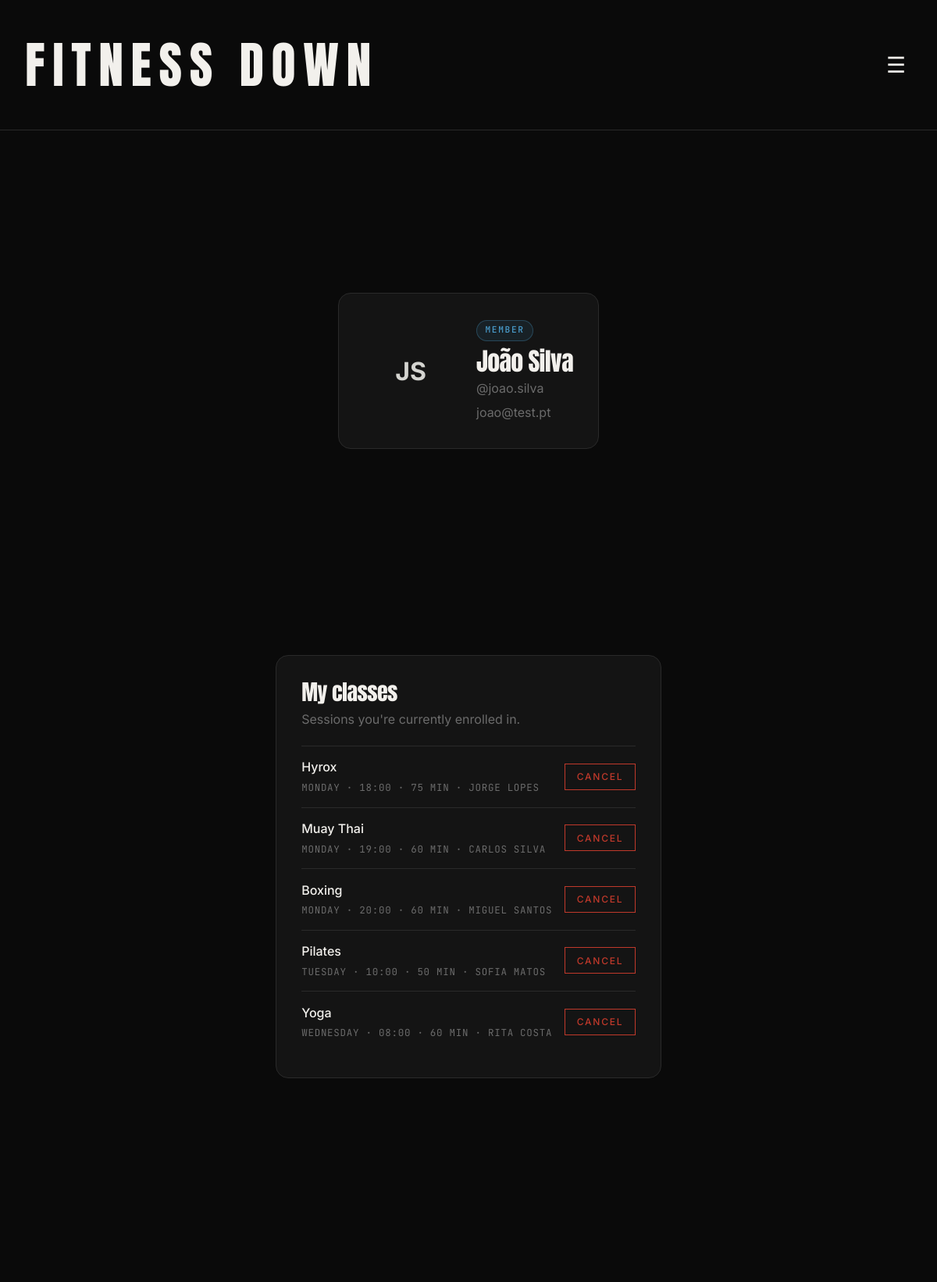
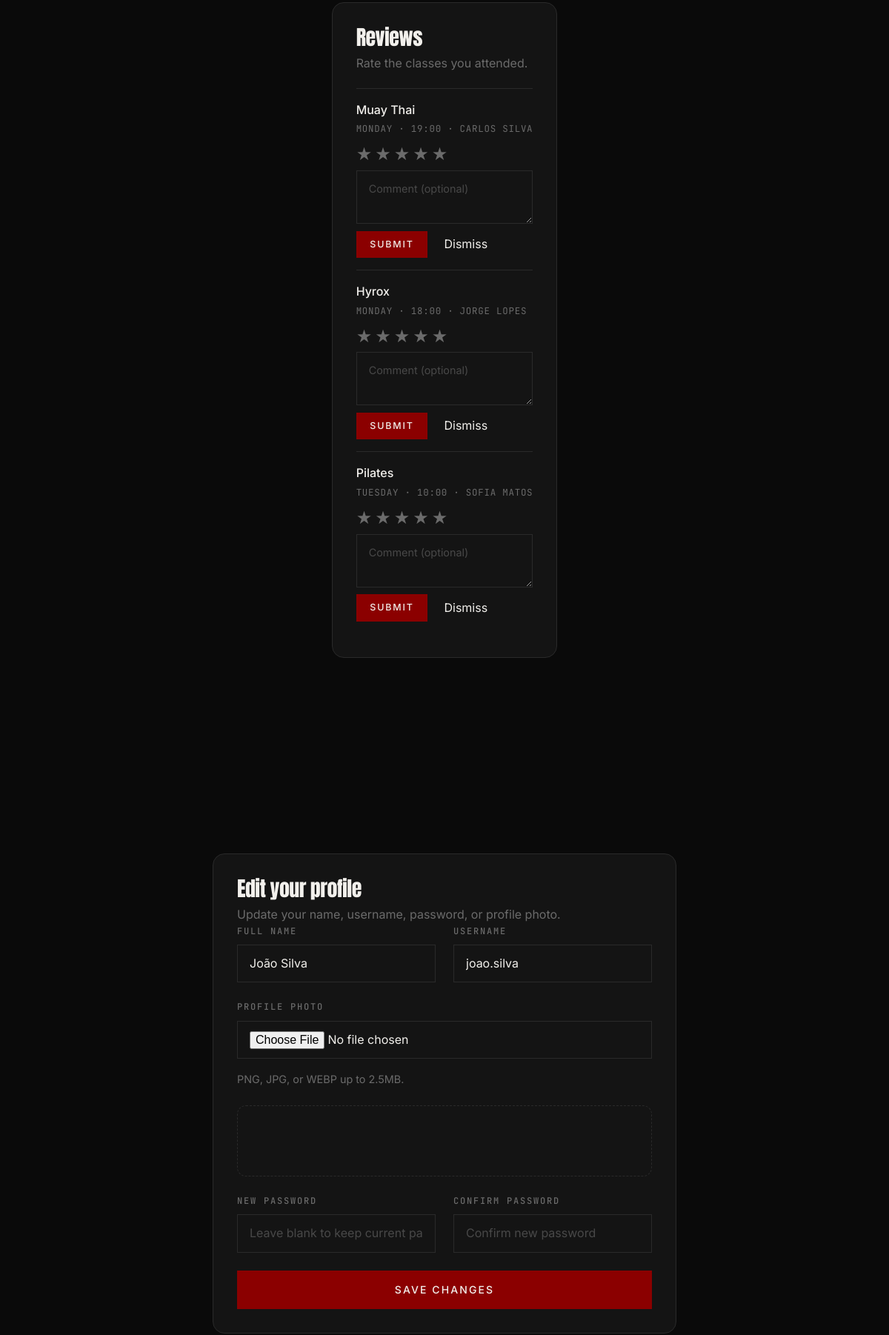
The page /profile.php (signed in, upper part) on the database its author committed (2 pictures, top to bottom).
### tables this page shows
CREATE TABLE users (
    id INTEGER PRIMARY KEY AUTOINCREMENT,
    name TEXT NOT NULL,
    email TEXT NOT NULL UNIQUE,
    username TEXT NOT NULL UNIQUE,
    password_hash TEXT NOT NULL,
    profile_photo TEXT,
    role TEXT NOT NULL CHECK (role IN ('member', 'trainer', 'admin')),
    created_at TEXT NOT NULL DEFAULT CURRENT_TIMESTAMP,
    is_active INTEGER NOT NULL DEFAULT 1
);

CREATE TABLE enrollments(
    id INTEGER PRIMARY KEY AUTOINCREMENT,
    member_id INTEGER NOT NULL,
    session_id INTEGER NOT NULL,
    enrolled_at TEXT NOT NULL DEFAULT CURRENT_TIMESTAMP,
    status TEXT NOT NULL CHECK (status IN ('enrolled', 'cancelled', 'waitlisted')) DEFAULT 'enrolled',
    waitlist_pos INTEGER, --null if enr, 1-based if waitlist, updated by app if waitlist shifts
    attended INTEGER NOT NULL DEFAULT 0, -- 0 not attended, 1 attented

    FOREIGN KEY (member_id) REFERENCES users(id) ON DELETE RESTRICT,
    FOREIGN KEY (session_id) REFERENCES sessions(id) ON DELETE CASCADE,
    UNIQUE (member_id, session_id)
);

CREATE TABLE classes(
    id INTEGER PRIMARY KEY AUTOINCREMENT,
    trainer_id INTEGER NOT NULL,
    name TEXT NOT NULL, --this name will be the type of class
    description TEXT,
    difficulty TEXT NOT NULL CHECK (difficulty IN('beginner', 'intermediate', 'advanced')),
    duration_minutes INTEGER NOT NULL,
    capacity INTEGER NOT NULL,
    is_active INTEGER NOT NULL DEFAULT 1,
    FOREIGN KEY (trainer_id) REFERENCES users(id) ON DELETE RESTRICT
);

CREATE TABLE sessions(
    id INTEGER PRIMARY KEY AUTOINCREMENT,
    class_id INTEGER NOT NULL,
    day_of_week TEXT NOT NULL CHECK (day_of_week IN ('monday','tuesday','wednesday','thursday','friday','saturday','sunday')),
    start_time TEXT NOT NULL,
    duration_minutes INTEGER NOT NULL CHECK (duration_minutes > 0),
    FOREIGN KEY (class_id) REFERENCES classes(id) ON DELETE CASCADE
);

### includes/helper.php (called while the page is built, shortened)
<?php
function e(string $val): string {
    return htmlspecialchars($val, ENT_QUOTES | ENT_SUBSTITUTE, 'UTF-8');
}

### profile.php (the view, shortened to what this page needs)
<?php
$pdo = get_db();
$user_id = $_SESSION['user_id'];
$stmt = $pdo->prepare('SELECT id, name, email, username, profile_photo FROM users WHERE id = ?');
$stmt->execute([$user_id]);
$user = $stmt->fetch();
$name = $user['name'];
$username = $user['username'];
$profile_photo = $user['profile_photo'];
$attended_sessions = [];
$enrolled_sessions = [];
if (($_SESSION['role'] ?? '') === 'member') {
    $stmt = $pdo->prepare("
        SELECT e.id AS enrollment_id, c.name AS class_name, s.day_of_week, s.start_time,
               u.name AS trainer_name, r.rating, r.comment
        FROM enrollments e
        JOIN sessions s ON s.id = e.session_id
        JOIN classes c ON c.id = s.class_id
        JOIN users u ON u.id = c.trainer_id
        LEFT JOIN reviews r ON r.enrollment_id = e.id
        WHERE e.member_id = ? AND e.attended = 1
        ORDER BY e.enrolled_at DESC
    ");
    $stmt->execute([$user_id]);
    $attended_sessions = $stmt->fetchAll();
}
if (($_SESSION['role'] ?? '') === 'member') {
    $stmt = $pdo->prepare("
        SELECT e.session_id, c.name AS class_name, s.day_of_week, s.start_time,
               s.duration_minutes, u.name AS trainer_name, c.id AS class_id
        FROM enrollments e
        JOIN sessions s ON s.id = e.session_id
        JOIN classes c ON c.id = s.class_id
        JOIN users u ON u.id = c.trainer_id
        WHERE e.member_id = ? AND e.status = 'enrolled'
        ORDER BY CASE s.day_of_week
            WHEN 'monday'    THEN 1 WHEN 'tuesday'  THEN 2 WHEN 'wednesday' THEN 3
            WHEN 'thursday'  THEN 4 WHEN 'friday'   THEN 5 WHEN 'saturday'  THEN 6
            WHEN 'sunday'    THEN 7 END, s.start_time
    ");
    $stmt->execute([$user_id]);
    $enrolled_sessions = $stmt->fetchAll();
}
include __DIR__ . '/includes/header.php';
?>
<main class="profile-page">
    <section class="profile-page__hero">
        <div class="profile-card">
            <div class="profile-avatar <?= $profile_photo ? 'profile-avatar--image' : 'profile-avatar--initials' ?>">
                <?php if ($profile_photo): ?>
                    <img src="<?= e($profile_photo) ?>" alt="<?= e($user['name']) ?>">
                <?php else: ?>
                    <span><?= e(implode('', array_map(fn($p) => strtoupper($p[0] ?? ''), explode(' ', $user['name']))) ?: 'U') ?></span>
                <?php endif; ?>
            </div>
            <div class="profile-card__body">
                <span class="profile-role-badge profile-role-badge--<?= e($_SESSION['role'] ?? 'member') ?>">
                    <?= e(ucfirst($_SESSION['role'] ?? 'member')) ?>
                </span>
                <h1 class="profile-card__title"><?= e($user['name']) ?></h1>
                <p class="profile-card__meta">@<?= e($user['username']) ?></p>
                <p class="profile-card__email"><?= e($user['email']) ?></p>
            </div>
        </div>
    </section>
    <?php if (($_SESSION['role'] ?? '') === 'member'): ?>
    <section class="profile-enrollments">
        <div class="profile-form-card">
            <header class="profile-form-card__header">
                <h2>My classes</h2>
                <p>Sessions you're currently enrolled in.</p>
            </header>
            <?php if (empty($enrolled_sessions)): ?>
                <p class="profile-enrollments__empty">
                    You're not enrolled in any sessions yet. <a href="/classes.php">Browse classes</a>
                </p>
            <?php else: ?>
                <ul class="profile-enrollment-list">
                    <?php
                    $day_label = [
                        'monday' => 'Monday', 'tuesday' => 'Tuesday', 'wednesday' => 'Wednesday',
                        'thursday' => 'Thursday', 'friday' => 'Friday', 'saturday' => 'Saturday', 'sunday' => 'Sunday',
                    ];
                    foreach ($enrolled_sessions as $enr): ?>
                    <li class="profile-enrollment-row" data-session-id="<?= $enr['session_id'] ?>">
                        <div class="profile-enrollment-info">
                            <span class="profile-enrollment-name"><?= e($enr['class_name']) ?></span>
                            <span class="profile-enrollment-meta">
                                <?= e($day_label[$enr['day_of_week']] ?? $enr['day_of_week']) ?>
                                · <?= e($enr['start_time']) ?>
                                · <?= $enr['duration_minutes'] ?> min
                                · <?= e($enr['trainer_name']) ?>
                            </span>
                        </div>
                        <button type="button"
                                class="button button--danger profile-enrollment-cancel"
                                data-session-id="<?= $enr['session_id'] ?>"
                                data-name="<?= e($enr['class_name']) ?>">
                            Cancel
                        </button>
                    </li>
                    <?php endforeach; ?>
                </ul>
            <?php endif; ?>
        </div>
    </section>
    <?php if (!empty($attended_sessions)): ?>
    <section class="profile-reviews">
        <div class="profile-form-card">
            <header class="profile-form-card__header">
                <h2>Reviews</h2>
                <p>Rate the classes you attended.</p>
            </header>
            <ul class="profile-review-list">
                <?php
                $day_label_r = [
                    'monday' => 'Monday', 'tuesday' => 'Tuesday', 'wednesday' => 'Wednesday',
                    'thursday' => 'Thursday', 'friday' => 'Friday', 'saturday' => 'Saturday', 'sunday' => 'Sunday',
                ];
                foreach ($attended_sessions as $att):
                    $reviewed = $att['rating'] !== null;
                ?>
                <li class="profile-review-row" data-enrollment-id="<?= $att['enrollment_id'] ?>">
                    <div class="profile-review-info">
                        <span class="profile-enrollment-name"><?= e($att['class_name']) ?></span>
                        <span class="profile-enrollment-meta">
                            <?= e($day_label_r[$att['day_of_week']] ?? $att['day_of_week']) ?>
                            · <?= e($att['start_time']) ?>
                            · <?= e($att['trainer_name']) ?>
                        </span>
                    </div>
                    <div class="profile-review-form">
                        <?php if ($reviewed): ?>
                        <div class="profile-review-display">
                            <div class="star-rating star-rating--readonly" data-current="<?= (int)$att['rating'] ?>">
                                <?php for ($i = 1; $i <= 5; $i++): ?>
                                <span class="star <?= $i <= (int)$att['rating'] ? 'star--on' : '' ?>"
                                      data-value="<?= $i ?>">★</span>
                                <?php endfor; ?>
                            </div>
                            <?php if ($att['comment']): ?>
                                <p class="profile-review-comment"><?= e($att['comment']) ?></p>
                            <?php endif; ?>
                            <div class="profile-review-actions">
                                <button type="button" class="profile-review-edit-btn">Edit</button>
                                <button type="button" class="profile-review-delete-btn"
                                        data-enrollment-id="<?= $att['enrollment_id'] ?>">Clear</button>
                            </div>
                        </div>
                        <div class="profile-review-editor" style="display:none">
                            <div class="star-rating" data-current="<?= (int)$att['rating'] ?>">
                                <?php for ($i = 1; $i <= 5; $i++): ?>
                                <span class="star <?= $i <= (int)$att['rating'] ? 'star--on' : '' ?>"
                                      data-value="<?= $i ?>">★</span>
                                <?php endfor; ?>
                            </div>
                            <textarea class="form__input profile-review-textarea"
                                      placeholder="Comment (optional)" rows="2"><?= e($att['comment'] ?? '') ?></textarea>
                            <div class="profile-review-actions">
                                <button type="button" class="button button--primary profile-review-submit"
                                        data-enrollment-id="<?= $att['enrollment_id'] ?>">Update</button>
                                <button type="button" class="profile-review-cancel-edit-btn">Cancel</button>
                            </div>
                        </div>
                        <?php else: ?>
                        <div class="profile-review-editor">
                            <div class="star-rating" data-current="0">
                                <?php for ($i = 1; $i <= 5; $i++): ?>
                                <span class="star" data-value="<?= $i ?>">★</span>
                                <?php endfor; ?>
                            </div>
                            <textarea class="form__input profile-review-textarea"
                                      placeholder="Comment (optional)" rows="2"></textarea>
                            <div class="profile-review-actions">
                                <button type="button" class="button button--primary profile-review-submit"
                                        data-enrollment-id="<?= $att['enrollment_id'] ?>">Submit</button>
                                <button type="button" class="profile-review-dismiss">Dismiss</button>
                            </div>
                        </div>
                        <?php endif; ?>
                    </div>
                </li>
                <?php endforeach; ?>
            </ul>
        </div>
    </section>
    <?php endif; ?>
    <?php endif; ?>
    <section class="profile-page__form">
        <div class="profile-form-card">
            <header class="profile-form-card__header">
                <h2>Edit your profile</h2>
                <p>Update your name, username, password, or profile photo.</p>
            </header>
            <form class="profile-form" action="/profile.php" method="post" enctype="multipart/form-data" novalidate>
                <div class="profile-form__row">
                    <div class="form__group">
                        <label for="name" class="form__label">Full name</label>
                        <input type="text" id="name" name="name" class="form__input" value="<?= e($name) ?>" required>
                    </div>
                    <div class="form__group">
                        <label for="username" class="form__label">Username</label>
                        <input type="text" id="username" name="username" class="form__input" value="<?= e($username) ?>" required>
                    </div>
                </div>
                <div class="form__group">
                    <label for="profile-photo" class="form__label">Profile photo</label>
                    <input type="file" id="profile-photo" name="profile_photo" class="form__input" accept="image/png,image/jpeg,image/webp">
                    <p class="form__hint">PNG, JPG, or WEBP up to 2.5MB.</p>
                    <div id="photo-preview" class="profile-photo-preview" aria-live="polite"></div>
                </div>
                <div class="profile-form__row">
                    <div class="form__group">
                        <label for="password" class="form__label">New password</label>
                        <input type="password" id="password" name="password" class="form__input" placeholder="Leave blank to keep current password" autocomplete="new-password">
                    </div>
                    <div class="form__group">
                        <label for="password-confirm" class="form__label">Confirm password</label>
                        <input type="password" id="password-confirm" name="password_confirm" class="form__input" placeholder="Confirm new password" autocomplete="new-password">
                    </div>
                </div>
                <button type="submit" class="button button--primary button--block">Save changes</button>
            </form>
        </div>
    </section>
</main>
<?php include __DIR__ . '/includes/footer.php';

### rows shown on the page
users: name "JS", name "João Silva", username "joao.silva", email "joao@test.pt"
enrollments: classes.name "Hyrox", session.day_of_week "MONDAY", session.start_time "18:00", session.duration_minutes "75", users.name "JORGE LOPES"
enrollments: classes.name "Muay Thai", session.day_of_week "MONDAY", session.start_time "19:00", session.duration_minutes "60", users.name "CARLOS SILVA"
enrollments: classes.name "Boxing", session.day_of_week "MONDAY", session.start_time "20:00", session.duration_minutes "60", users.name "MIGUEL SANTOS"
enrollments: classes.name "Pilates", session.day_of_week "TUESDAY", session.start_time "10:00", session.duration_minutes "50", users.name "SOFIA MATOS"
enrollments: classes.name "Yoga", session.day_of_week "WEDNESDAY", session.start_time "08:00", session.duration_minutes "60", users.name "RITA COSTA"

### other values the page prints
$_SESSION['role'] "MEMBER"
